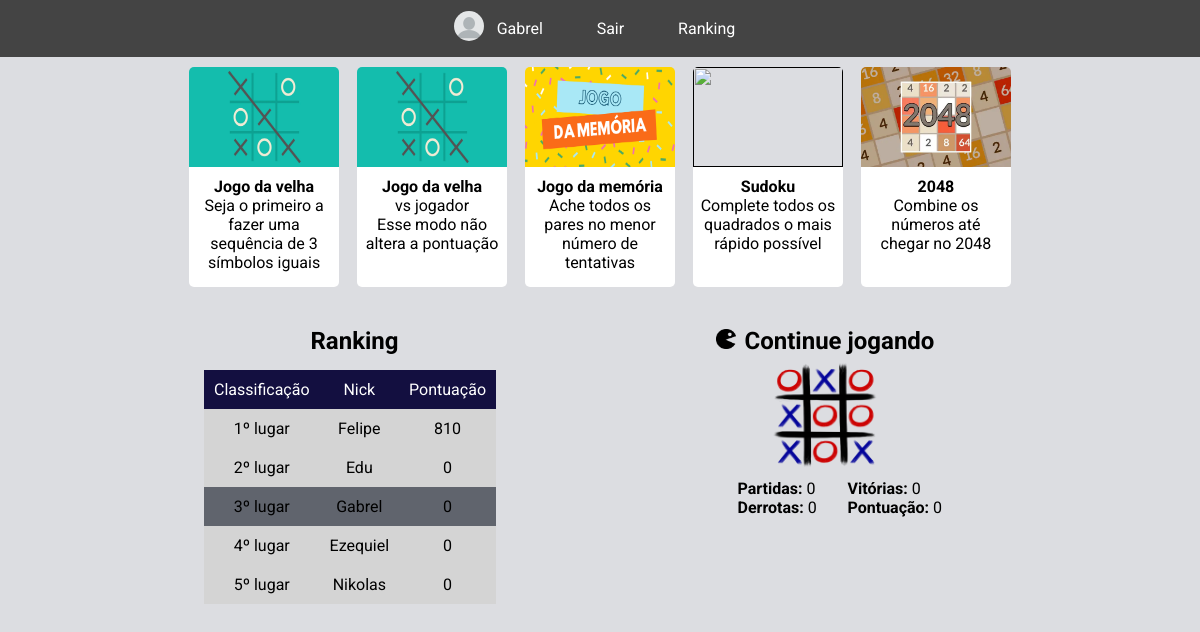
/index.php (signed in), run on the app's committed database.
### tables this page shows
CREATE TABLE `usuarios` (
  `ft_perfil` varchar(50) NOT NULL,
  `id_email` varchar(50) NOT NULL,
  `senha` varchar(25) NOT NULL,
  `nome` varchar(50) NOT NULL,
  `nick` varchar(20) NOT NULL,
  `pontuacao` int(11) NOT NULL DEFAULT 0,
  `ultimo_jogo` varchar(13) NOT NULL
);

CREATE TABLE `jogo_velha` (
  `usuario` varchar(50) NOT NULL,
  `pontuacao` int(11) NOT NULL DEFAULT 0,
  `vitorias` int(11) NOT NULL DEFAULT 0,
  `derrotas` int(11) NOT NULL DEFAULT 0,
  `partidas` int(11) NOT NULL DEFAULT 0
);

### index.php (the view, shortened to what this page needs)
<?php
    include("conexao.php");
    $sql = "SELECT id_email, nick, pontuacao FROM usuarios ORDER BY pontuacao DESC";
    $con = $mysqli->query($sql);
?>
<!DOCTYPE html>
<html lang="pt-br">
<head>
    <link rel="stylesheet" href="principal.css">
</head>
<body>
    <header>
        <div class="cabecalho">
            <ul class="info">
                <?php
                    if(isset($_SESSION['valido'])):
                    $id_email = $_SESSION['id_email'];
                    $sql="select nick, ft_perfil from usuarios where id_email= '$id_email'";
                    $pesq = $mysqli->query($sql);
                    $perfil = $pesq->fetch_assoc();
                ?>
                <li class="perfil">
                    <a class="inicio" href="meuperfil.php">
                        <?php echo "<img class='imgperfil' src=./imgPerfil/".$perfil['ft_perfil'].">" ?>
                        <?php echo "<p class='nick'>".$perfil['nick']."</p>" ?>
                    </a>
                </li>
                <li class="perfil2"><a class="inicio" href="sair.php">Sair</a></li>
                <li class="perfil2"><a class="inicio" href="lista2.php">Ranking</a></li>
                <?php
                    endif
                ?>
            </ul>
        </div>
    </header>
    <main>
        <section class="jogos">
            <div class="conteiner">
                <a class="reset" href="jogadorvscomputador.php">
                    <img class="imagem" src="./img/jogoV.webp" alt="">
                    <p class="desc"><b>Jogo da velha</b><br>Seja o primeiro a fazer uma sequência de 3 símbolos iguais</p>
                </a>
            </div>
            <div class="conteiner">
                <a class="reset" href="jogadorvsjogador.php">
                    <img class="imagem" src="./img/jogoV.webp" alt="">
                    <p class="desc"><b>Jogo da velha</b><br> vs jogador <br> Esse modo não altera a pontuação <span style="color: white;">aaa</span></p>
                </a>
            </div>
            <div class="conteiner">
                <a class="reset" href="memoria.php">
                    <img class="imagem" src="./img/jogoM.png" alt="">
                    <p class="desc"><b>Jogo da memória</b><br>Ache todos os pares no menor número de tentativas</p>
                </a>
            </div>
            <div class="conteiner">
                <a class="reset" href="">
                    <img class="imagem" src="./img/sudoku.png" alt="">
                    <p class="desc"><b>Sudoku</b><br>Complete todos os quadrados o mais rápido possível <span style="color: white;">aaa</span></p>
                </a>
            </div>
            <div class="conteiner">
                <a class="reset" href="">
                    <img class="imagem" src="./img/2048.webp" alt="">
                    <p class="desc"><b>2048</b><br>Combine os números até chegar no 2048 <span style="color: white;">aaa</span></p>
                </a>
            </div>
        </section>
        <section class="anothercontainer">
            <div class="pont">
                <a href="lista2.php">
                    <h1>Ranking</h1>
                </a>
                <table>
                    <tr class="esp">
                        <td>Classificação</td>
                        <td>Nick</td>
                        <td>Pontuação</td>
                    </tr>
                    <?php
                    $i = 1;
                    if (isset($_SESSION['valido'])):
                    $email = $_SESSION['id_email'];
                    while($dados = $con->fetch_array()){
                        if ($email != $dados['id_email']):
                    ?>
                    <tr class="dados">
                        <td><?php echo $i."º lugar" ?></td>
                        <?php $i++ ?>
                        <td><?php echo $dados["nick"] ?></td>
                        <td><?php echo $dados["pontuacao"] ?></td>
                    </tr>
                    <?php else: ?>
                    <tr class="meusdados">
                        <td><?php echo $i."º lugar" ?></td>
                        <?php $i++ ?>
                        <td><?php echo $dados["nick"] ?></td>
                        <td><?php echo $dados["pontuacao"] ?></td>
                    </tr>
                    <?php
                        endif;
                        if ($i == 6) {
                            break;
                        }
                    }
                    endif
                    ?>
                </table>
            </div>
            <div class="jog">
                <img src="./img/pacman.png" alt="">
                <h1>Continue jogando</h1>
                <?php
                    if(isset($_SESSION['valido'])):
                        $sql="SELECT ultimo_jogo FROM usuarios WHERE id_email = '$id_email'";
                        $pesq = $mysqli->query($sql);
                        $jogo = $pesq->fetch_assoc();
                        if ($jogo['ultimo_jogo'] == 'velha'):
                ?>
                <div>
                    <?php
                    $sql = "SELECT pontuacao, vitorias, derrotas, partidas FROM jogo_velha WHERE usuario = '$id_email'";
                    $pesq = $mysqli->query($sql);
                    $data = $pesq->fetch_assoc();
                    ?>
                    <a href="jogadorvscomputador.php"><img class="cj" src="./img/jogoV2.png" alt=""></a>
                    <div>
                        <div><b>Partidas:</b> <?php echo $data['partidas'] ?></div>
                        <div><b>Vitórias:</b> <?php echo $data['vitorias'] ?></div>
                        <div><b>Derrotas:</b> <?php echo $data['derrotas'] ?></div>
                        <div><b>Pontuação:</b> <?php echo $data['pontuacao'] ?></div>
                    </div>
                </div>
                <?php
                        endif;
                    endif
                ?>
            </div>
        </section>
    </main>
</body>
</html>

### principal.css (style rules this page uses)
* { margin: 0; padding: 0; font-family: 'Roboto', sans-serif; }
body { background-color: #dcdde1; }
header { height: 57px; background-color: rgb(68, 68, 68); }
.cabecalho { height: 57px; margin: 0 200px; }
.info { float: left; color: #fff; }
a { color: #fff; text-decoration: none; }
.inicio { padding: 17px 15px; }
.perfil { display: inline-block; position: relative; list-style: none; padding: 11px 19px; cursor: pointer; transition: 0.2s; }
.perfil > .inicio { padding: 11px 0px; padding-right: 70px; }
.perfil2 { display: inline-block; position: relative; bottom: 7px; right: 5px; list-style: none; padding: 19px 0px; cursor: pointer; transition: 0.2s; }
.perfil2 > .inicio { padding: 11px 25px; }
.imgperfil { height: 30px; border-radius: 20px; }
.nick { display: inline-block; position: absolute; padding: 8px; text-transform: capitalize; margin-left: 5px; }
.jogos { text-align: center; margin-top: 10px; align-items: center; }
.conteiner { display: inline-block; margin: 0 7px; transition: 0.3s; }
.imagem { width: 150px; height: 100px; border-top-left-radius: 5px; border-top-right-radius: 5px; display: block; }
.desc { width: 136px; height: 100px; background-color: #fff; padding: 10px 7px; border-bottom-right-radius: 5px; border-bottom-left-radius: 5px; }
.reset { padding: 0; color: black; }
.anothercontainer { display: grid; grid-template-columns: 1fr 1fr; text-align: center; margin-top: 40px; }
.pont { margin-left: 150px; }
.pont > a > h1 { color: black; display: inline-block; }
table { border-collapse: collapse; margin: 15px auto; }
td { padding: 10px; }
.esp { background-color: #130f40; color: #fff; cursor: default; }
.dados { background-color: #D4D4D4; cursor: default; }
.meusdados { background-color: #60646D; cursor: default; }
.jog { margin-right: 150px; }
.jog > img { width: 20px; margin-right: 5px; }
.jog > h1 { display: inline-block; cursor: default; }
.jog > div > div { display: grid; grid-template-columns: 110px 120px; text-align: left; justify-content: center; margin-left: 55px; }
.cj, .cjm { width: 120px; transform: translateX(0px) scale(1); transition: 0.5s; }
@media screen and (max-width: 1200px) { .cabecalho { margin: 0; } }
@media screen and (max-width: 1200px) { .info { float: none; text-align: center; } }
@media screen and (max-width: 1200px) { .pont { margin-left: 100px; } }

### data on the page
usuarios: ft_perfil (picture), nick "Gabrel", pontuacao "0"
usuarios: nick "Felipe", pontuacao "810"
usuarios: nick "Edu", pontuacao "0"
usuarios: nick "Ezequiel", pontuacao "0"
usuarios: nick "Nikolas", pontuacao "0"
jogo_velha: partidas "0", vitorias "0", derrotas "0", pontuacao "0"
